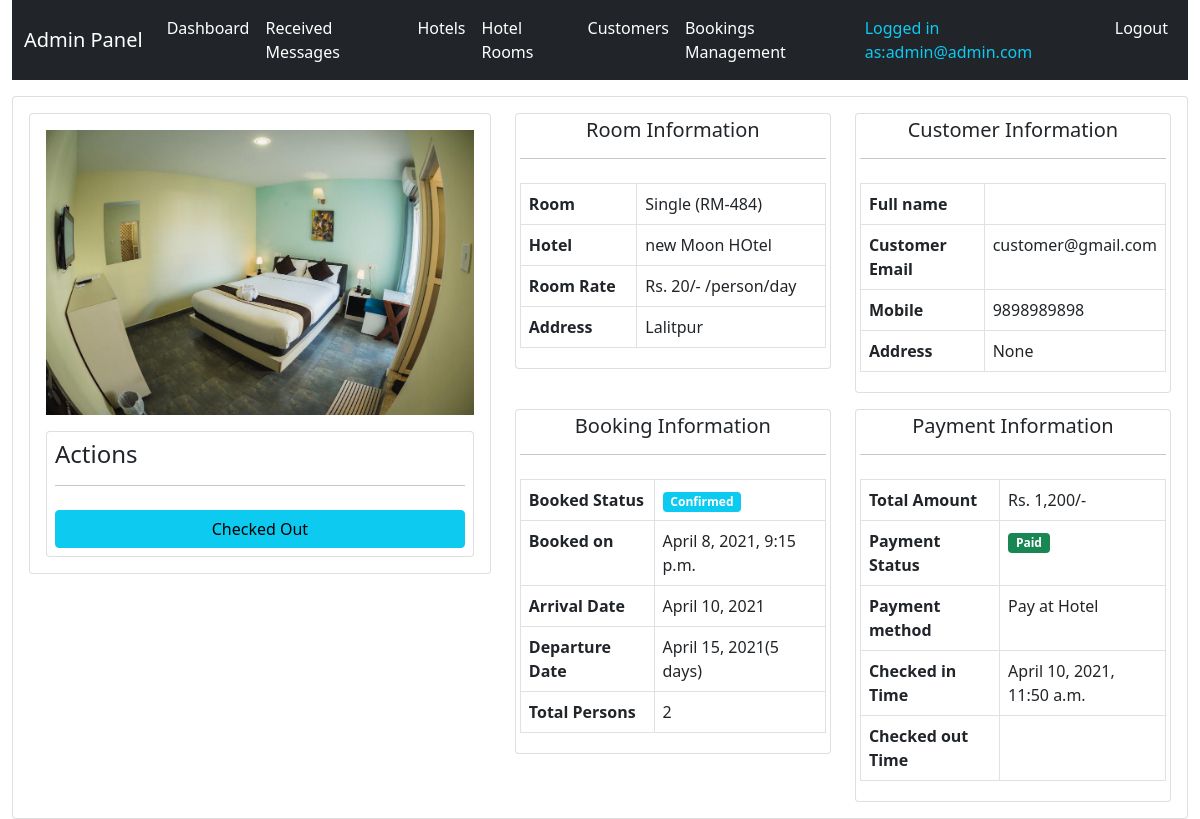
Before: /system-admin/room-booking-1/ (signed in) with the older database file.
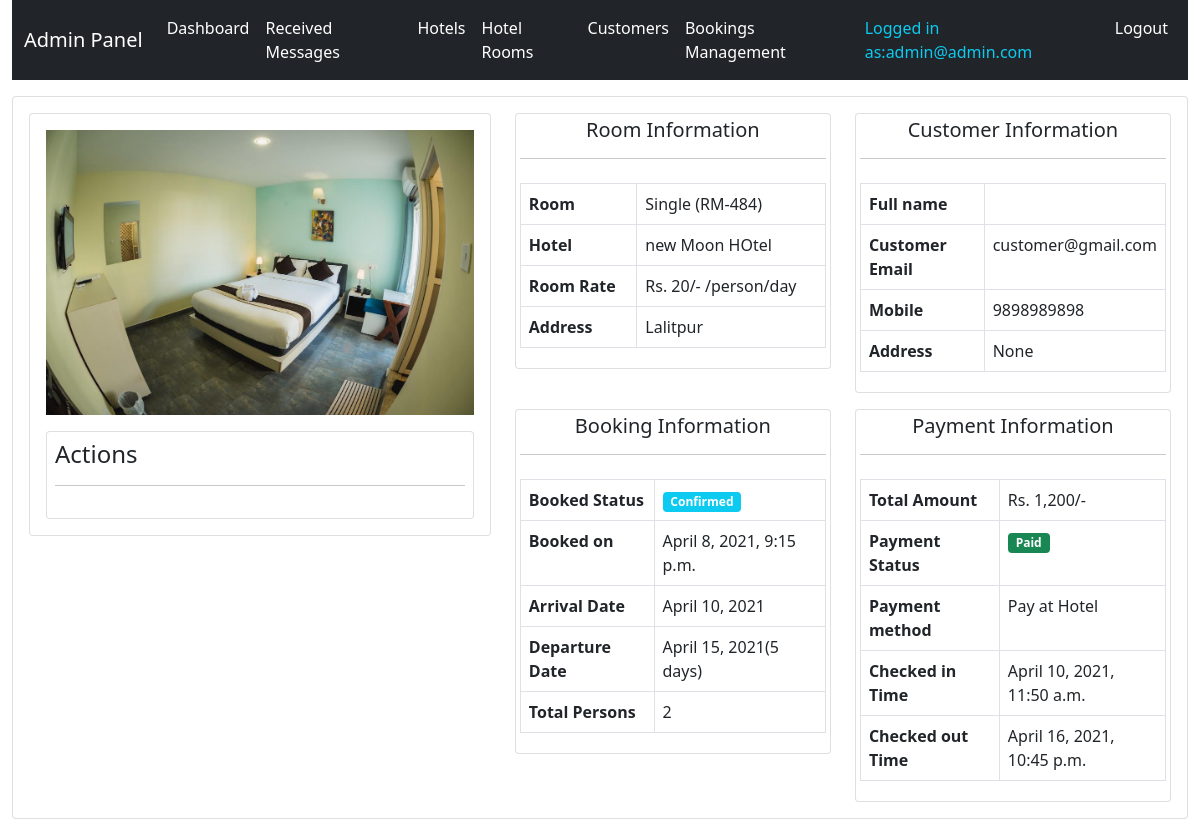
After: the same page with the newer database file.
### hbsapp/models.py (models this page shows, shortened)
class TimeStamp(models.Model):
    created_at = models.DateTimeField(auto_now_add=True)
    updated_at = models.DateTimeField(auto_now=True)
    class Meta:
        abstract = True

class RoomBooking(TimeStamp):
    hotel_room = models.ForeignKey(HotelRoom, on_delete=models.RESTRICT)
    customer = models.ForeignKey(Customer, on_delete=models.RESTRICT)
    total_persons = models.PositiveIntegerField(default=1)
    booking_starts = models.DateField()
    booking_ends = models.DateField()
    message = models.TextField(null=True, blank=True)
    booking_status = models.CharField(max_length=50, choices=BOOKING_STATUS)
    status_remarks = models.CharField(max_length=500, null=True, blank=True)
    customer_checked_in = models.BooleanField(default=False)
    checkin_time = models.DateTimeField(null=True, blank=True)
    checkout_time = models.DateTimeField(null=True, blank=True)
    rating = models.PositiveIntegerField(default=5, choices=RATING)
    amount = models.PositiveIntegerField()
    payment_method = models.ForeignKey(PaymentMethod, on_delete=models.RESTRICT)
    payment_status = models.BooleanField(default=False)
    paid_date = models.DateTimeField(null=True, blank=True)
    @property
    def booking_duration(self):
        stay_days = self.booking_ends - self.booking_starts
        stay_days = 1 if stay_days.days == 0 else stay_days.days
        return stay_days

class HotelRoom(TimeStamp):
    hotel = models.ForeignKey(Hotel, on_delete=models.RESTRICT)
    room_type = models.CharField(max_length=50, choices=ROOM_TYPE)
    room_code = models.CharField(max_length=50)
    image = models.ImageField(upload_to="rooms")
    description = models.TextField()
    price = models.PositiveIntegerField()
    view_count = models.BigIntegerField(default=0)

class Hotel(TimeStamp):
    name = models.CharField(max_length=200)
    image = models.ImageField(upload_to="hotels", null=True, blank=True)
    address = models.CharField(max_length=200)
    contact = models.CharField(max_length=200)
    email = models.EmailField(unique=True)

class Customer(TimeStamp):
    user = models.OneToOneField(User, on_delete=models.CASCADE)
    mobile = models.CharField(max_length=20)
    address = models.CharField(max_length=20, null=True, blank=True)
    profile_image = models.ImageField(upload_to="customers", null=True, blank=True)

class PaymentMethod(TimeStamp):
    name = models.CharField(max_length=200)
    image = models.ImageField(upload_to="payment_methods")
    test_public_key = models.CharField(max_length=100, null=True, blank=True)
    live_public_key = models.CharField(max_length=100, null=True, blank=True)
    test_secret_key = models.CharField(max_length=100, null=True, blank=True)
    live_secret_key = models.CharField(max_length=100, null=True, blank=True)
    payment_url = models.CharField(max_length=50, null=True, blank=True)
    return_url = models.CharField(max_length=50, null=True, blank=True)
    payment_request_url = models.CharField(max_length=50, null=True, blank=True)
    payment_verify_url = models.CharField(max_length=50, null=True, blank=True)
    def __str__(self):
        return self.name

### hbsapp/views.py (the view, shortened to what this page needs)
class AdminBookingDetailView(AdminRequiredMixin, View):
    def get(self, request, *args, **kwargs):
        context = self.context
        context["booking"] = RoomBooking.objects.get(id=self.kwargs.get("pk"))
        return render(request, "admintemplates/adminbookingdetail.html", context)

### hbsapp/views.py (called while the page is built)
    def dispatch(self, request, *args, **kwargs):
        try:
            self.admin = request.user.admin
            self.context = {
                "admin": self.admin
            }
        except Exception as e:
            print(e)
            return redirect(reverse("hbsapp:adminlogin") + "?next=" + request.path)
        return super(AdminRequiredMixin, self).dispatch(request, *args, **kwargs)

### templates/admintemplates/adminbookingdetail.html (shortened to what the changed rows need)
{% extends 'admintemplates/adminbase.html' %}
{% load humanize %}
{% block content %}
<div class="row mt-3">
    <div class="col-md-12">
        <div class="card p-3">
            <div class="row">
                <div class="col-md-5">
                    <div class="card p-3">
                        <img src="{{booking.hotel_room.image.url}}" class="img-fluid" alt="">
                        <div class="row mt-3">
                            <div class="col-md-12">
                                <div class="card p-2">
                                    <h4>Actions
                                        <hr>
                                    </h4>
                                    {% if booking.booking_status == "Pending" %}
                                    <div class="row mb-3">
                                        <div class="col-md-6">
                                            <a href="" class="act-btn btn btn-info w-100" data-act="bc">Confirm</a> <br>
                                        </div>
                                        <div class="col-md-6">
                                            <a href="" class="act-btn btn btn-danger w-100" data-act="br">Reject</a>
                                            <br>
                                        </div>
                                    </div>
                                    {% elif booking.booking_status == "Confirmed" %}
                                    {% if not booking.customer_checked_in %}
                                    <a href="" class="act-btn btn btn-info" data-act="ci">Checked in</a> <br>
                                    {% elif not booking.checkout_time %}
                                    <a href="" class="act-btn btn btn-info" data-act="co"> Checked Out</a>
                                    {% endif %}
                                    {% endif %}
                                </div>
                            </div>
                        </div>
                    </div>
                </div>
                <div class="col-md-7">
                    <div class="row">
                        <div class="col-md-6">
                            <div class="card p-1">
                                <div class="">
                                    <table class="table table-bordered">
                                        <tbody>
                                            <tr>
                                                <th>Room </th>
                                                <td>{{booking.hotel_room.room_type}} ({{booking.hotel_room.room_code}})
                                                </td>
                                            </tr>
                                            <tr>
                                                <th>Hotel </th>
                                                <td>{{booking.hotel_room.hotel.name}}</td>
                                            </tr>
                                            <tr>
                                                <th>Room Rate</th>
                                                <td>Rs. {{booking.hotel_room.price}}/- /person/day</td>
                                            </tr>
                                            <tr>
                                                <th>Address </th>
                                                <td>{{booking.hotel_room.hotel.address}}</td>
                                            </tr>
                                        </tbody>
                                    </table>
                                </div>
                            </div>
                        </div>
                        <div class="col-md-6">
                            <div class="card p-1">
                                <div class="">
                                    <table class="table table-bordered">
                                        <tbody>
                                            <tr>
                                                <th>Full name </th>
                                            </tr>
                                            <tr>
                                                <th>Customer Email </th>
                                                <td>{{booking.customer.user.username}}</td>
                                            </tr>
                                            <tr>
                                                <th>Mobile </th>
                                                <td>{{booking.customer.mobile}}</td>
                                            </tr>
                                            <tr>
                                                <th>Address </th>
                                                <td>{{booking.customer.address}}</td>
                                            </tr>
                                        </tbody>
                                    </table>
                                </div>
                            </div>
                        </div>
                        <div class="col-md-6 mt-3">
                            <div class="card p-1">
                                <div class="">
                                    <table class="table table-bordered">
                                        <tbody>
                                            <tr>
                                                <th>Booked Status </th>
                                                <td> <span class="badge bg-info">{{booking.booking_status}}</span></td>
                                            </tr>
                                            <tr>
                                                <th>Booked on </th>
                                                <td>{{booking.created_at}}</td>
                                            </tr>
                                            <tr>
                                                <th>Arrival Date </th>
                                                <td>{{booking.booking_starts}}</td>
                                            </tr>
                                            <tr>
                                                <th>Departure Date </th>
                                                <td>{{booking.booking_ends}}({{booking.booking_duration}} days) </td>
                                            </tr>
                                            <tr>
                                                <th>Total Persons </th>
                                                <td>{{booking.total_persons}}</td>
                                            </tr>
                                        </tbody>
                                    </table>
                                </div>
                            </div>
                        </div>
                        <div class="col-md-6 mt-3">
                            <div class="card p-1">
                                <div class="">
                                    <table class="table table-bordered">
                                        <tbody>
                                            <tr>
                                                <th>Total Amount </th>
                                                <td>Rs. {{booking.amount|intcomma}}/-</td>
                                            </tr>
                                            <tr>
                                                <th>Payment Status </th>
                                            </tr>
                                            <tr>
                                                <th>Payment method </th>
                                                <td>{{booking.payment_method}} </td>
                                            </tr>
                                            <tr>
                                                <th>Checked in Time </th>
                                                <td>{% if booking.checkin_time %}{{booking.checkin_time}}{% endif %}
                                                </td>
                                            </tr>
                                            <tr>
                                                <th>Checked out Time </th>
                                                <td>{% if booking.checkout_time %}{{booking.checkout_time}}{% endif %}
                                                </td>
                                            </tr>
                                        </tbody>
                                    </table>
                                </div>
                            </div>
                        </div>
                    </div>
                </div>
            </div>
        </div>
    </div>
</div>
{% endblock %}

Changed rows visible on the page:
changed RoomBooking "Confirmed": checkout_time (not shown) → "April 16, 2021, 10:45 p.m."
Other visible differences:
text no longer shown: "Checked Out"
